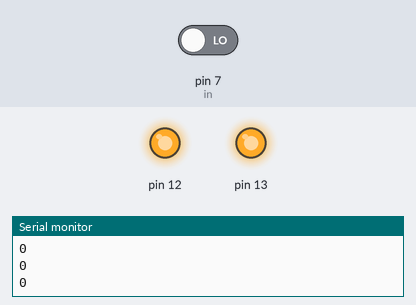
Simulated run of this sketch. Board: Arduino Uno, built with avr-gcc and run on an emulated ATmega328P. Parts: output pins drawn as LEDs (lit = HIGH), the last lines printed to the serial monitor. The test bench sets the inputs (shaded band); at power-on: pin 7 (in) LOW.

Above: at 1.2 s.
1.3 s: pin 7 (in) driven HIGH
At 2.0 s:
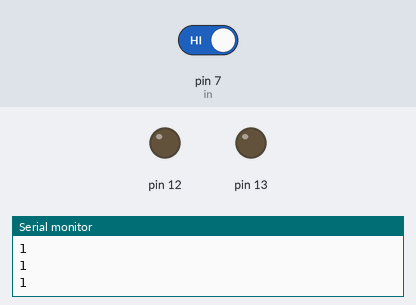
2.8 s: pin 7 (in) driven LOW
At 3.3 s:
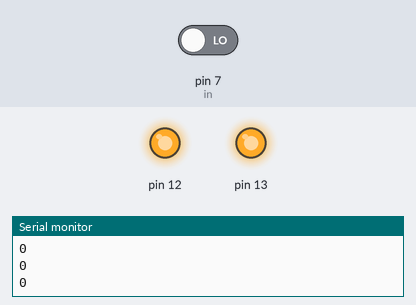
Timing chart, 0 to 5.8 s (numbered marks = the images above; inputs shaded):
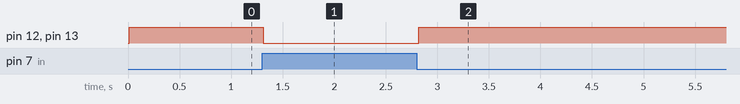

The sketch:

IR_Senor.ino
```cpp
int in =7;
int led=13;
int buzzer=12;
int x;
void setup(){
  Serial.begin(9600);
  pinMode(7,INPUT);
  pinMode(13,OUTPUT);
  pinMode(12,OUTPUT);
}
void loop(){
  x=digitalRead(in);
  Serial.println(x);
  delay(10);
  if(x==1){
    digitalWrite(13,LOW);
    digitalWrite(12,LOW);
  }
  else{
    digitalWrite(13,HIGH);
    digitalWrite(12,HIGH);
  }
}
```

Measured:
- after the input at 1.3 s, pin 12, pin 13: HIGH → LOW at once
- after the input at 2.8 s, pin 12, pin 13: LOW → HIGH at once
